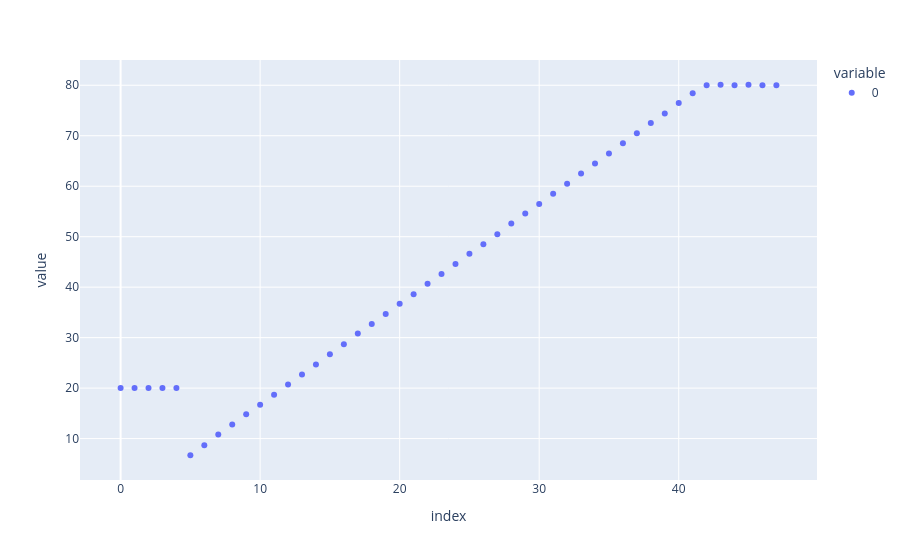

The notebook cell this image was saved under:
### Code cell
px.scatter(Exp.get_T_profile())

### Figure 1 — Plotly figure (JSON) as saved in the notebook; plotly's stock layout.template omitted (floating-point values rounded to 4 significant figures)
{"data": [{"hovertemplate": "variable=0<br>index=%{x}<br>value=%{y}<extra></extra>", "legendgroup": "0", "marker": {"color": "#636efa", "symbol": "circle"}, "mode": "markers", "name": "0", "orientation": "v", "showlegend": true, "type": "scatter", "x": [0, 1, 2, 3, 4, 5, 6, 7, 8, 9, 10, 11, 12, 13, 14, 15, 16, 17, 18, 19, 20, 21, 22, 23, 24, 25, 26, 27, 28, 29, 30, 31, 32, 33, 34, 35, 36, 37, 38, 39, 40, 41, 42, 43, 44, 45, 46, 47], "xaxis": "x", "y": [20.0, 20.0, 20.0, 20.0, 20.0, 6.7, 8.7, 10.8, 12.8, 14.8, 16.7, 18.7, 20.7, 22.7, 24.7, 26.7, 28.7, 30.8, 32.7, 34.7, 36.7, 38.6, 40.7, 42.6, 44.6, 46.6, 48.5, 50.5, 52.6, 54.6, 56.5, 58.5, 60.5, 62.5, 64.5, 66.5, 68.5, 70.5, 72.5, 74.4, 76.5, 78.4, 80.0, 80.1, 80.0, 80.1, 80.0, 80.0], "yaxis": "y"}], "layout": {"legend": {"title": {"text": "variable"}, "tracegroupgap": 0}, "margin": {"t": 60}, "xaxis": {"anchor": "y", "domain": [0, 1], "title": {"text": "index"}}, "yaxis": {"anchor": "x", "domain": [0, 1], "title": {"text": "value"}}}}
